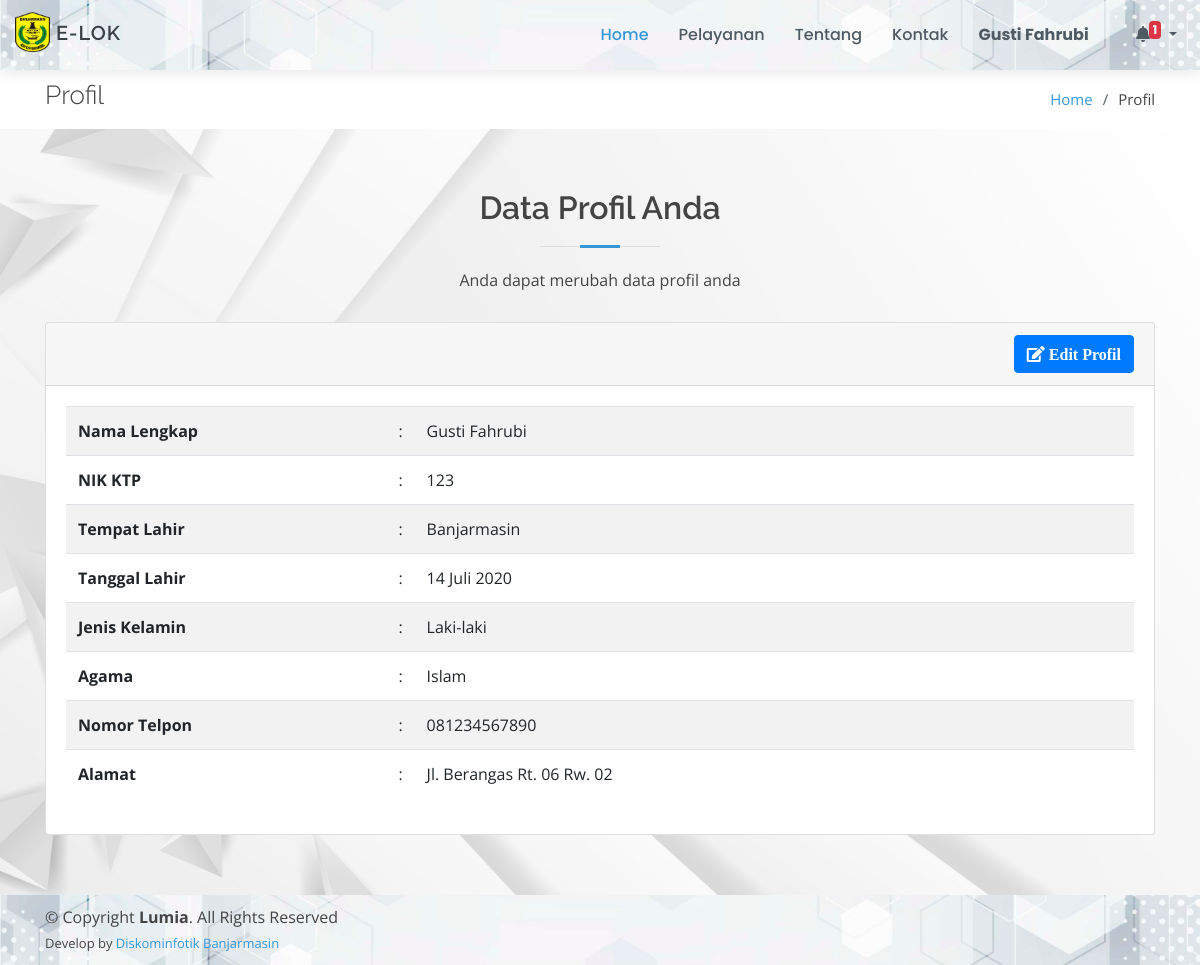
/profil.php (signed in), run on the app's committed database.
### tables this page shows
CREATE TABLE `masyarakat` (
  `id_masyarakat` int(11) NOT NULL,
  `nama` varchar(50) NOT NULL,
  `nik` int(25) NOT NULL,
  `tempat_lahir` varchar(50) NOT NULL,
  `tgl_lahir` date NOT NULL,
  `jk` varchar(12) NOT NULL,
  `agama` varchar(20) NOT NULL,
  `telpon` varchar(13) NOT NULL,
  `alamat` text NOT NULL,
  `password` text NOT NULL
);

### config/config.php (called while the page is built, shortened)
<?php
function base_url($url = null)
{
	$base_url = "http://localhost/layanan-kecamatan";
	if ($url != null) {
		return $base_url . "/" . $url;
	} else {
		return $base_url;
	}
}
function encryptor($action, $string)
{
	$output = false;
	$encrypt_method = "AES-256-CBC";
	$secret_key = 'muni';
	$secret_iv = 'muni123';
	$key = hash('sha256', $secret_key);
	$iv = substr(hash('sha256', $secret_iv), 0, 16);
	if ($action == 'encrypt') {
		$output = openssl_encrypt($string, $encrypt_method, $key, 0, $iv);
		$output = base64_encode($output);
	} else if ($action == 'decrypt') {
		$output = openssl_decrypt(base64_decode($string), $encrypt_method, $key, 0, $iv);
	}
	return $output;
}

### config/bulan.php (called while the page is built, shortened)
<?php
$bln = array(
    '01' => 'Januari',
    '02' => 'Februari',
    '03' => 'Maret',
    '04' => 'April',
    '05' => 'Mei',
    '06' => 'Juni',
    '07' => 'Juli',
    '08' => 'Agustus',
    '09' => 'September',
    '10' => 'Oktober',
    '11' => 'November',
    '12' => 'Desember'
);

### profil.php (the view, shortened to what this page needs)
<!DOCTYPE html>
<html lang="en">
<?php
include_once "config/config.php";
include_once "config/bulan.php";
include_once "template/ui/head.php";
$idm      = $_SESSION['id_masyarakat'];
?>
<body>
    <?php include_once "template/ui/header.php"; ?>
    <main id="main">
        <section id="breadcrumbs" class="breadcrumbs">
            <div class="container">
                <div class="d-flex justify-content-between align-items-center">
                    <h2>Profil</h2>
                    <ol>
                        <li><a href="<?= base_url(); ?>">Home</a></li>
                        <li>Profil</li>
                    </ol>
                </div>
            </div>
        </section>
        <section id="pelayanan" class="pelayanan graform">
            <div class="container">
                <div class="section-title">
                    <h2>Data Profil Anda</h2>
                    <p>Anda dapat merubah data profil anda</p>
                </div>
                <div class="row">
                    <div class="col-md-12">
                        <?php
                        $row = $koneksi->query("SELECT * FROM masyarakat WHERE id_masyarakat = '$idm'")->fetch_array();
                        ?>
                        <div class="card">
                            <div class="card-header">
                                <div class="card-tools float-right">
                                    <a href="edit-profil?id=<?= encryptor('encrypt', $row['id_masyarakat']) ?>" class="btn btn-primary btn-tool">
                                        <i class="fa fa-edit"> Edit Profil</i>
                                    </a>
                                </div>
                            </div>
                            <div class="card-body">
                                <div class="table-responsive">
                                    <table class="table table-striped">
                                        <tr>
                                            <th width="30%">Nama Lengkap</th>
                                            <td width="2%">:</td>
                                            <td><?= $row['nama']; ?></td>
                                        </tr>
                                        <tr>
                                            <th width="30%">NIK KTP</th>
                                            <td width="2%">:</td>
                                            <td><?= $row['nik'] ?></td>
                                        </tr>
                                        <tr>
                                            <th width="30%">Tempat Lahir</th>
                                            <td width="2%">:</td>
                                            <td><?= $row['tempat_lahir']; ?></td>
                                        </tr>
                                        <tr>
                                            <th width="30%">Tanggal Lahir</th>
                                            <td width="2%">:</td>
                                            <td>
                                                <?=
                                                    date('d', strtotime($row['tgl_lahir'])) . " " . $bln[date('m', strtotime($row['tgl_lahir']))] . " " . date('Y', strtotime($row['tgl_lahir']));
                                                ?>
                                            </td>
                                        </tr>
                                        <tr>
                                            <th width="30%">Jenis Kelamin</th>
                                            <td width="2%">:</td>
                                            <td><?= $row['jk'] ?></td>
                                        </tr>
                                        <tr>
                                            <th width="30%">Agama</th>
                                            <td width="2%">:</td>
                                            <td><?= $row['agama'] ?></td>
                                        </tr>
                                        <tr>
                                            <th width="30%">Nomor Telpon</th>
                                            <td width="2%">:</td>
                                            <td><?= $row['telpon'] ?></td>
                                        </tr>
                                        <tr>
                                            <th width="30%">Alamat</th>
                                            <td width="2%">:</td>
                                            <td><?= $row['alamat'] ?></td>
                                        </tr>
                                    </table>
                                </div>
                            </div>
                        </div>
                    </div>
                </div>
            </div>
        </section>
    </main>
    <?php include_once "template/ui/footer.php"; ?>
</body>
</html>

### assets/ui/assets/css/style.css (style rules this page uses)
body { font-family: "Open Sans", sans-serif; color: #444444; }
a { color: #3498db; }
h1, h2, h3, h4, h5, h6 { font-family: "Raleway", sans-serif; }
section { padding: 60px 0; }
.section-title { text-align: center; padding-bottom: 30px; }
.section-title h2 { font-size: 32px; font-weight: 600; margin-bottom: 20px; padding-bottom: 20px; position: relative; }
.section-title h2::before { content: ''; position: absolute; display: block; width: 120px; height: 1px; background: #ddd; bottom: 1px; left: calc(50% - 60px); }
.section-title h2::after { content: ''; position: absolute; display: block; width: 40px; height: 3px; background: #3498db; bottom: 0; left: calc(50% - 20px); }
.section-title p { margin-bottom: 0; }
.breadcrumbs { padding: 10px 0; margin-top: 70px; background-color: #fff; }
.breadcrumbs h2 { font-size: 26px; font-weight: 300; }
.breadcrumbs ol { display: flex; flex-wrap: wrap; list-style: none; padding: 0; margin: 0; font-size: 15px; }
.breadcrumbs ol li+li { padding-left: 10px; }
.breadcrumbs ol li+li::before { display: inline-block; padding-right: 10px; color: #4f5a62; content: "/"; }
.graform { background: url('../../../bg-cover/putih2.jpg') center center no-repeat; background-size: cover; position: relative; }

### data on the page
masyarakat: nama "Gusti Fahrubi", nik "123", tempat_lahir "Banjarmasin", tgl_lahir "14", tgl_lahir "Juli", tgl_lahir "2020", jk "Laki-laki", agama "Islam", telpon "081234567890", alamat "Jl. Berangas Rt. 06 Rw. 02"

### other printed values
$_SESSION['nama'] "Gusti Fahrubi"
$jmltotal "1"
